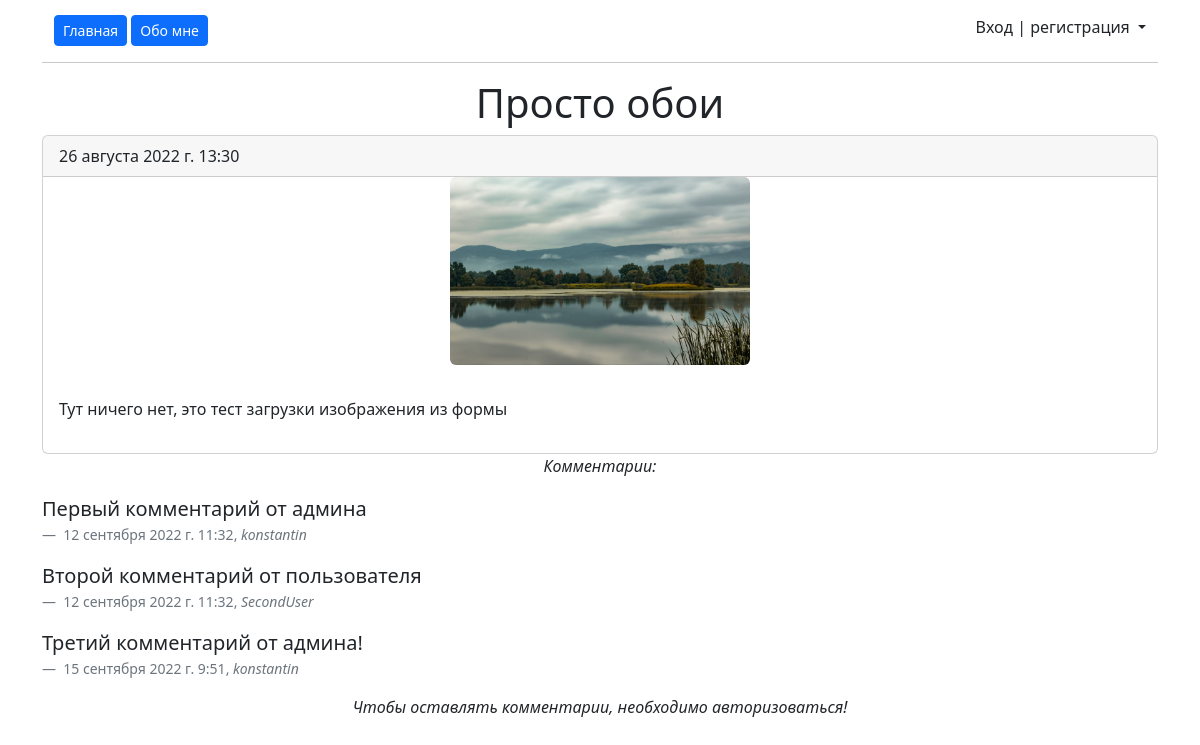
Screenshot of /just-walpallers with the database file from the repository.
### main/models.py (models this page shows, shortened)
class Article(models.Model):
    title = models.CharField(max_length=250, verbose_name='Название статьи')
    slug = models.SlugField(max_length=255, unique=True, db_index=True, verbose_name='URL')
    content = models.TextField(blank=True, verbose_name='Текст')
    image = models.ImageField(upload_to='images/', blank=True, verbose_name='Изображение')
    time_create = models.DateTimeField(auto_now_add=True, verbose_name='Создано')
    time_update = models.DateTimeField(auto_now=True, verbose_name='Отредактировано')
    is_published = models.BooleanField(default=True, verbose_name='Опубликовано')
    category = models.ForeignKey('Category', on_delete=PROTECT, verbose_name='Категория')
    class Meta:
        verbose_name = 'Статья'
        verbose_name_plural = 'Статьи'
        ordering = ['-time_create']

class Comments(models.Model):
    comment = models.TextField(blank=True, verbose_name='Введите текст комментария', )
    time_create = models.DateTimeField(auto_now_add=True, verbose_name='Создан комментарий')
    is_published = models.BooleanField(default=True, verbose_name='Опубликовано')
    author = models.ForeignKey(User, blank=True, null=True, on_delete=models.CASCADE, verbose_name='Автор')
    article = models.ForeignKey(Article,
                                blank=True,
                                null=True,
                                on_delete=models.CASCADE,
                                related_name='comments_articles',
                                verbose_name='Статья')
    class Meta:
        verbose_name = 'Комментарий'
        verbose_name_plural = 'Комментарии'
        ordering = ['time_create']

### main/views.py (the view, shortened to what this page needs)
# urls.py: path('<slug:slug>', views.ArticlesDetailView.as_view(), name='article_detail'),
class ArticlesDetailView(FormMixin, DetailView):
    model = Article
    template_name = 'main/article.html'
    context_object_name = 'article'
    title = Article.title
    form_class = CommentForm

### main/templates/main/article.html (shortened to what this page needs)
{% extends 'main/layout.html' %}
{% block content %}
<h1 align="center">{{ article.title }}</h1>
<div class="card">
  <div class="card-header">
    {{ article.time_create }}
  </div>
    {% if article.image %}
    <img src="{{ article.image.url }}" class="rounded mx-auto d-block" width="300">
    {% endif %}
  <div class="card-body">
    <p class="card-text">{{ article.content|linebreaks }}</p>
  </div>
</div>
<p align="center"><em>Комментарии:</em></p>
  {% for el in article.comments_articles.all %}
  <figure>
    <blockquote class="blockquote">
      <p>{{ el.comment }}</p>
    </blockquote>
    <figcaption class="blockquote-footer">
      {{ el.time_create }}, <cite title="Source Title">{{ el.author }}</cite>
    </figcaption>
  </figure>
  {% endfor %}
{% if user.is_active %}
<hr>
<form method="post">
  {% csrf_token %}
    {{ form.as_p }}
  <div class="form-error">{{ form.errors }}</div>
    <input type="submit" class="btn btn-outline-secondary btn-sm" value="Добавить">
</form>
{% else %}
<p align="center"><em>Чтобы оставлять комментарии, необходимо авторизоваться!</em></p>
{% endif %}
{% endblock %}

### rows the page displays
Article: title "Просто обои", time_create "26 августа 2022 г. 13:30", image (picture), content "Тут ничего нет, это тест загрузки изображения из формы"
Comments: comment "Первый комментарий от админа", time_create "12 сентября 2022 г. 11:32", author "konstantin"
Comments: comment "Второй комментарий от пользователя", time_create "12 сентября 2022 г. 11:32", author "SecondUser"
Comments: comment "Третий комментарий от админа!", time_create "15 сентября 2022 г. 9:51", author "konstantin"
